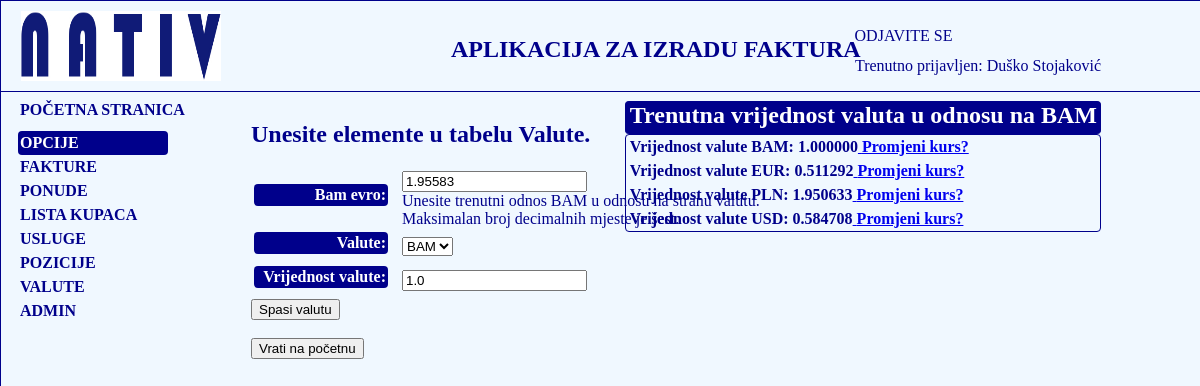
The page /fakture/valute/ (signed in) on the database its author committed.
### fakture/models.py (models this page shows, shortened)
class Korisnik(AbstractBaseUser):
    email = models.EmailField(verbose_name="email", max_length=60, unique=True)
    username = models.CharField(max_length=30, unique=True)
    date_joined = models.DateTimeField(verbose_name='date joined', auto_now_add=True)
    last_login = models.DateTimeField(verbose_name='last login', auto_now=True)
    is_admin = models.BooleanField(default=False)
    is_active = models.BooleanField(default=True)
    is_staff = models.BooleanField(default=False)
    is_superuser = models.BooleanField(default=False)
    ime = models.CharField(max_length=50)
    prezime = models.CharField(max_length=50)
    ime_oca = models.CharField(max_length=50)
    godina_rodjenja = models.DateField(blank=True, null=True)
    mjesto_rodjenja = models.CharField(max_length=50)
    mjesto_prebivalista = models.CharField(max_length=50)
    adresa = models.CharField(max_length=50)
    postanski_broj = models.CharField(max_length=50)
    telefon = models.CharField(max_length=50)
    naziv_preduzeca =  models.CharField(max_length=250, blank=True, null=True)
    adresa_preduzeca = models.CharField(max_length=250, blank=True, null=True)
    mjesto_preduzeca = models.CharField(max_length=250, blank=True, null=True)
    postanski_broj_preduzeca = models.CharField(max_length=250, blank=True, null=True)
    IBAN =  models.CharField(max_length=250, blank=True, null=True,default='BA395620998146211620')
    SWIFT_BIC = models.CharField(max_length=50, blank=True, null=True, default='RAZBBA22')
    telefon_mobilni = models.CharField(max_length=50, blank=True, null=True)
    fax = models.CharField(max_length=50, blank=True, null=True)
    zvanje = models.CharField(max_length=150, blank=True, null=True)
    pozicija = models.CharField(max_length=150, blank=True, null=True)
    email_preduzeca = models.EmailField(verbose_name="Email preduzeca", max_length=60, unique=True, blank=True, null=True)
    web_stranica = models.URLField(blank=True, null=True)
    banka_racun =  models.CharField(max_length=150, blank=True, null=True)
    profilna_slika = models.ImageField(upload_to='slike', blank=True, null=True)
    IZBOR_DRZAVE = (
        ('Bosna i Hercegovina', 'Bosna i Hercegovina'),
        ('Germany', 'Germany'),
        ('Poland', 'Poland')
    )
    drzava = models.CharField(max_length=50, choices=IZBOR_DRZAVE, blank=True, null=True)
    USERNAME_FIELD = 'email'
    REQUIRED_FIELDS = ['username']
    objects = MyKorisnikManager()

class Valute(models.Model):
    bam_evro = models.DecimalField(max_digits=8, decimal_places=6, default=1.955830, help_text='Unesite trenutni odnos BAM u odnosu na stranu valutu. <br>Maksimalan broj decimalnih mjeste je šest.')
    VALUTE = (
        ('EUR', 'EUR'),
        ('BAM', 'BAM'),
        ('USD', 'USD'),
        ('PLN', 'PLN'),
    )
    valute = models.CharField(max_length=10, choices=VALUTE, default='BAM')
    vrijednost_valute = models.DecimalField(max_digits=8, decimal_places=6, default=1.00)

### fakture/views.py (the view)
# urls.py: path('valute/', views.KreirajValute.as_view(), name='kreiraj-valutu'),
class KreirajValute(LoginRequiredMixin, CreateView):
    model = Valute
    fields = '__all__'
    template_name = 'fakture/valute_create.html'
    success_url = reverse_lazy('fakture:kreiraj-valutu')
    def get_context_data(self, *args, **kwargs):
        context = super(KreirajValute, self).get_context_data(**kwargs)
        context['valute'] = Valute.objects.all().order_by('valute')
        return context

### fakture/templates/fakture/valute_create.html (shortened to what this page needs)
{% extends 'fakture/base_nativ.html' %}
{% block fakture %}
    <h2>Unesite elemente u tabelu Valute.</h2>
    <form action="{% url 'fakture:kreiraj-valutu' %}" method="post">
        <table>
    {{ form.as_table }}
            </table>
    <input type="submit" value="Spasi valutu">
    </form>
    <br>
    <form>
    <button formaction="{% url 'fakture:index' %}">Vrati na početnu</button>
    </form>
{% endblock %}
{% block valute %}
    {% if valute %}
    <h2>Trenutna vrijednost valuta u odnosu na BAM</h2>
    <ul>
    {% for v in valute %}
        <li>Vrijednost valute {{ v.valute }}: {{ v.vrijednost_valute }}<a href="{% url 'fakture:valute_update' v.pk %}">                Promjeni kurs?</a></li>
    {% endfor %}
    </ul>
    {% endif %}
{% endblock %}

### fakture/templates/fakture/base_nativ.html (shortened to what this page needs)
<!DOCTYPE html>
{% load static %}
<html lang="en">
<head>
    <link rel="stylesheet" href="{% static 'css/base_nativ.css' %}">
</head>
<body>
<div class="glavni-nativ">
<header id="header">
    <div id="logo">
        <img src="{% static 'slike/logo_nativ.png' %}" alt="Slika Nativ logo">
    </div>
    <h2>APLIKACIJA ZA IZRADU FAKTURA</h2>
    <div id="login">
        {% if user.is_authenticated %}
            <p><a href="{% url 'logout' %}?next={{ request.path }}">ODJAVITE SE</a></p>
        {% else %}
            <p><a href="{% url 'login' %}?next={{ request.path }}">PRIJAVITE SE</a> </p>
        {% endif %}
    </div>
    <div class="trenutno-prijavljen">
        {% if user.is_authenticated %}
            <p>Trenutno prijavljen: {{ user.ime }} {{ user.prezime }}</p>
        {% else %}
            <p></p>
        {% endif %}
    </div>
</header>
<p id="pocetna"><a href="{% url 'fakture:index' %}">POČETNA STRANICA</a></p>
{% if user.is_authenticated %}
<div class="navigacija">
    <nav class="navigacija-sadrzaj">
        <ul>
            <li id="opcije">OPCIJE</li>
            <li><a href="{% url 'fakture:lista_fakturi' %}">FAKTURE</a></li>
            <li><a href="{% url 'fakture:ponuda-lista' %}">PONUDE</a></li>
            <li><a href="{% url 'fakture:lista-kupci' %}">LISTA KUPACA</a></li>
            <li><a href="{% url 'fakture:usluge-lista' %}">USLUGE</a></li>
            <li><a href="{% url 'fakture:usluge-lista' %}">POZICIJE</a></li>
             <li><a href="{% url 'fakture:kreiraj-valutu' %}">VALUTE</a></li>
            {% if user.is_superuser %}
            <li><a href="{% url 'admin:index' %}">ADMIN</a></li>
                {% endif %}
        </ul>
    </nav>
</div>
{% endif %}
<div class="fakture">{% block fakture %}{% endblock %}</div>
<div class="valute">{% block valute %}{% endblock %}</div>
</div>
</body>
</html>

### fakture/static/css/base_nativ.css (style rules this page uses)
body { margin: 0; padding: 0; }
.glavni-nativ { position: absolute; margin: 0; width: 100%; height: 7500px; background-color: aliceblue; border: darkblue solid 1px; }
#header { position: absolute; height: 90px; width: 100%; border: darkblue solid 1px; border-top-width: 0; border-left-width: 0; border-right-width: 0; }
#logo { position: absolute; margin-top: 10px; margin-left: 20px; width: 200px; height: 70px; }
#logo img { width: 200px; height: 70px; margin: 0; }
#header h2 { position: absolute; top: 15px; left: 450px; color: darkblue; }
#login { position: absolute; top: 10px; right: 248.5px; }
#login a { text-decoration: none; color: darkblue; }
.trenutno-prijavljen { position: absolute; top: 40px; right: 100px; color: darkblue; }
.navigacija { position: absolute; height: auto; width: 150px; top: 130px; left: 17px; }
.navigacija-sadrzaj li { list-style: none; margin: 0; padding: 3px 0 3px 2px; text-align: left; color: darkblue; font-weight: bold; }
.navigacija-sadrzaj ul { display: block; margin: 0; padding: 0; }
.navigacija-sadrzaj a { text-decoration: none; color: darkblue; font-weight: bold; }
#opcije { background-color: darkblue; color: white; border-radius: 4px; }
#pocetna { position: absolute; height: auto; margin: 0; top: 100px; left: 19px; }
#pocetna a { text-decoration: none; color: darkblue; font-weight: bold; }
.fakture { position: absolute; top: 100px; left: 250px; color: darkblue; margin: 0; width: auto; }
.valute { position: absolute; top: 100px; right: 100px; color: darkblue; margin: 0; padding: 0; }
.valute h2 { margin: 0; padding: 0 3px 5px 4px; background-color: darkblue; color: white; border: darkblue solid 1px; border-bottom: none; border-radius: 4px; }
.valute ul { display: block; margin: 0; padding: 0; border: darkblue solid 1px; border-radius: 4px; }
.valute li { list-style: none; margin: 0; padding: 3px 3px 3px 4px; text-align: left; color: darkblue; font-weight: bold; }
.fakture label { display: inline-block; width:130px; background-color: darkblue; color: white; padding: 2px; margin: 0 10px 8px 0; text-align: right; border-radius: 4px; }

### rows shown on the page
Korisnik: ime "Duško", prezime "Stojaković"
Valute: valute "BAM", vrijednost_valute "1.000000"
Valute: valute "EUR", vrijednost_valute "0.511292"
Valute: valute "PLN", vrijednost_valute "1.950633"
Valute: valute "USD", vrijednost_valute "0.584708"
